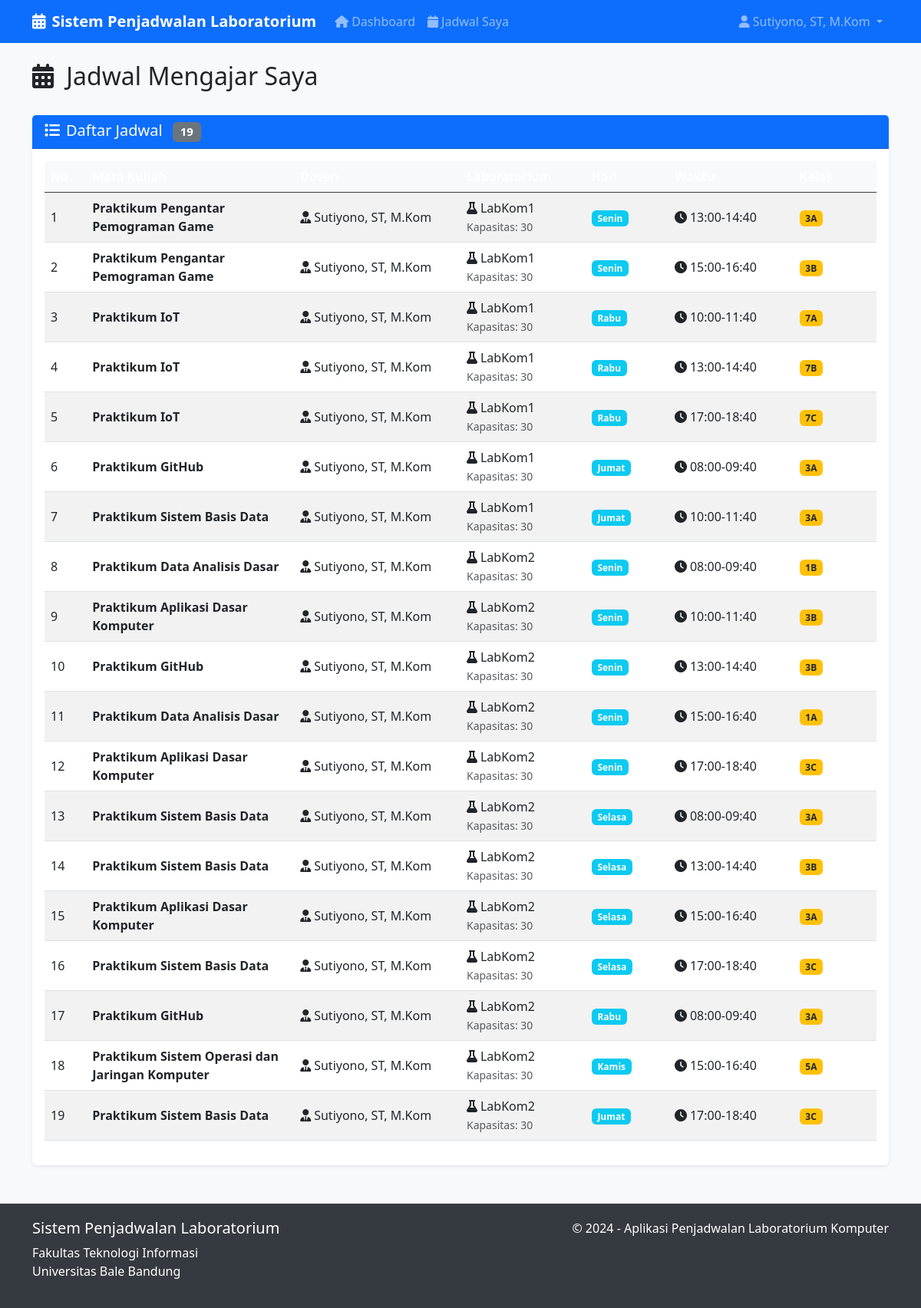
The page /schedules (signed in) on the database its author committed.
### app.py (models this page shows)
class User(db.Model):
    id = db.Column(db.Integer, primary_key=True)
    username = db.Column(db.String(80), unique=True, nullable=False)
    password = db.Column(db.String(120), nullable=False)
    role = db.Column(db.String(20), nullable=False)  # admin, staff, lecturer
    full_name = db.Column(db.String(100), nullable=False)
    schedules = db.relationship('Schedule', backref='lecturer', lazy=True)

class Schedule(db.Model):
    id = db.Column(db.Integer, primary_key=True)
    course_id = db.Column(db.Integer, db.ForeignKey('course.id'), nullable=False)
    lecturer_id = db.Column(db.Integer, db.ForeignKey('user.id'), nullable=False)
    lab_id = db.Column(db.Integer, db.ForeignKey('lab.id'), nullable=False)
    day = db.Column(db.String(10), nullable=False)  # Senin, Selasa, etc.
    time_slot = db.Column(db.String(20), nullable=False)  # 08:00-10:00, etc.
    class_name = db.Column(db.String(5), nullable=False)  # A, B, C
    created_at = db.Column(db.DateTime, default=datetime.utcnow)

class Course(db.Model):
    id = db.Column(db.Integer, primary_key=True)
    code = db.Column(db.String(20), unique=True, nullable=False)
    course_name = db.Column(db.String(100), nullable=False)
    semester = db.Column(db.Integer, nullable=False)  # 1-8
    sks = db.Column(db.Integer, nullable=False)  # 1-4
    schedules = db.relationship('Schedule', backref='course', lazy=True)

class Lab(db.Model):
    id = db.Column(db.Integer, primary_key=True)
    lab_name = db.Column(db.String(50), nullable=False)
    capacity = db.Column(db.Integer, nullable=False)
    schedules = db.relationship('Schedule', backref='laboratory', lazy=True)

### app.py (the view)
@app.route('/schedules')
def schedules():
    if 'user_id' not in session:
        return redirect(url_for('login'))
    user = User.query.get(session['user_id'])
    query = Schedule.query
    if user.role == 'lecturer':
        query = query.filter_by(lecturer_id=user.id)
    lab_id = request.args.get('lab_id')
    day = request.args.get('day')
    semester = request.args.get('semester')
    class_name = request.args.get('class_name')
    if lab_id:
        query = query.filter_by(lab_id=lab_id)
    if day:
        query = query.filter_by(day=day)
    if class_name:
        query = query.filter_by(class_name=class_name)
    if semester:
        query = query.join(Course).filter(Course.semester == semester)
    schedules = query.all()
    return render_template('schedules.html', schedules=schedules, user=user, labs=Lab.query.all())

### templates/schedules.html (shortened to what this page needs)
{% extends "base.html" %}
{% block content %}
<div class="row">
    <div class="col-12">
        <div class="d-flex justify-content-between align-items-center mb-4">
            <h2>
                <i class="fas fa-calendar-alt me-2"></i>
                {% if user.role == 'lecturer' %}Jadwal Mengajar Saya{% else %}Manajemen Jadwal{% endif %}
            </h2>
        </div>
    </div>
</div>
<div class="row">
    <div class="col-12">
        <div class="card">
            <div class="card-header">
                <h5 class="mb-0">
                    <i class="fas fa-list me-2"></i>Daftar Jadwal
                    {% if schedules %}
                    <span class="badge bg-secondary ms-2">{{ schedules|length }}</span>
                    {% endif %}
                </h5>
            </div>
            <div class="card-body">
                {% if schedules %}
                <div class="table-responsive">
                    <table class="table table-striped table-hover align-middle">
                        <thead class="table-dark">
                            <tr>
                                <th style="width: 5%">No</th>
                                <th style="width: 25%">Mata Kuliah</th>
                                <th style="width: 20%">Dosen</th>
                                <th style="width: 15%">Laboratorium</th>
                                <th style="width: 10%">Hari</th>
                                <th style="width: 15%">Waktu</th>
                                <th style="width: 10%">Kelas</th>
                            </tr>
                        </thead>
                        <tbody>
                            {% for schedule in schedules %}
                            <tr>
                                <td>{{ loop.index }}</td>
                                <td>
                                    <strong>{{ schedule.course.course_name }}</strong>
                                </td>
                                <td>
                                    <i class="fas fa-user-tie me-1"></i>{{ schedule.lecturer.full_name }}
                                </td>
                                <td>
                                    <i class="fas fa-flask me-1"></i>{{ schedule.laboratory.lab_name }}
                                    <br><small class="text-muted">Kapasitas: {{ schedule.laboratory.capacity }}</small>
                                </td>
                                <td>
                                    <span class="badge bg-info">{{ schedule.day }}</span>
                                </td>
                                <td>
                                    <i class="fas fa-clock me-1"></i>{{ schedule.time_slot }}
                                </td>
                                <td>
                                    <span class="badge bg-warning text-dark">{{ schedule.course.semester }}{{
                                        schedule.class_name }}</span>
                                </td>
                            </tr>
                            {% endfor %}
                        </tbody>
                    </table>
                </div>
                {% endif %}
            </div>
        </div>
    </div>
</div>
{% endblock %}

### templates/base.html (shortened to what this page needs)
<!DOCTYPE html>
<html lang="id">
<head>
    <link href="https://cdn.jsdelivr.net/npm/bootstrap@5.3.0/dist/css/bootstrap.min.css" rel="stylesheet">
    <link href="https://cdnjs.cloudflare.com/ajax/libs/font-awesome/6.0.0/css/all.min.css" rel="stylesheet">
</head>
<body>
    <nav class="navbar navbar-expand-lg navbar-dark bg-primary">
        <div class="container">
            <a class="navbar-brand" href="{{ url_for('dashboard') }}">
                <i class="fas fa-calendar-alt me-2"></i>Sistem Penjadwalan Laboratorium
            </a>
            {% if session.user_id %}
            <div class="collapse navbar-collapse" id="navbarNav">
                <ul class="navbar-nav me-auto">
                    <li class="nav-item">
                        <a class="nav-link" href="{{ url_for('dashboard') }}">
                            <i class="fas fa-home me-1"></i>Dashboard
                        </a>
                    </li>
                    {% if session.role == 'lecturer' %}
                    <li class="nav-item">
                        <a class="nav-link" href="{{ url_for('schedules') }}">
                            <i class="fas fa-calendar me-1"></i>Jadwal Saya
                        </a>
                    </li>
                    {% endif %}
                </ul>
                <ul class="navbar-nav">
                    <li class="nav-item dropdown">
                        <a class="nav-link dropdown-toggle" href="#" role="button" data-bs-toggle="dropdown">
                            <i class="fas fa-user me-1"></i>{{ session.full_name }}
                        </a>
                    </li>
                </ul>
            </div>
            {% endif %}
        </div>
    </nav>
    <div class="container mt-4">
        {% block content %}{% endblock %}
    </div>
    <footer class="footer">
        <div class="container">
            <div class="row">
                <div class="col-md-6">
                    <h5>Sistem Penjadwalan Laboratorium</h5>
                    <p>Fakultas Teknologi Informasi<br>Universitas Bale Bandung</p>
                </div>
                <div class="col-md-6 text-md-end">
                    <p>&copy; 2024 - Aplikasi Penjadwalan Laboratorium Komputer</p>
                </div>
            </div>
        </div>
    </footer>
</body>
</html>

### templates/base.html (style rules this page uses)
body { background-color: #f8f9fa; }
.navbar-brand { font-weight: bold; }
.card { box-shadow: 0 0.125rem 0.25rem rgba(0, 0, 0, 0.075); border: none; }
.card-header { background-color: #0d6efd; color: white; font-weight: 600; }
.table th { background-color: #f8f9fa; border-top: none; }
.footer { background-color: #343a40; color: white; padding: 20px 0; margin-top: 50px; }

### rows shown on the page
User: full_name "Sutiyono, ST, M.Kom"
Schedule: course.course_name "Praktikum Pengantar Pemograman Game", lecturer.full_name "Sutiyono, ST, M.Kom", laboratory.lab_name "LabKom1", laboratory.capacity "30", day "Senin", time_slot "13:00-14:40", course.semester "3", class_name "A"
Schedule: course.course_name "Praktikum Pengantar Pemograman Game", lecturer.full_name "Sutiyono, ST, M.Kom", laboratory.lab_name "LabKom1", laboratory.capacity "30", day "Senin", time_slot "15:00-16:40", course.semester "3", class_name "B"
Schedule: course.course_name "Praktikum IoT", lecturer.full_name "Sutiyono, ST, M.Kom", laboratory.lab_name "LabKom1", laboratory.capacity "30", day "Rabu", time_slot "10:00-11:40", course.semester "7", class_name "A"
Schedule: course.course_name "Praktikum IoT", lecturer.full_name "Sutiyono, ST, M.Kom", laboratory.lab_name "LabKom1", laboratory.capacity "30", day "Rabu", time_slot "13:00-14:40", course.semester "7", class_name "B"
Schedule: course.course_name "Praktikum IoT", lecturer.full_name "Sutiyono, ST, M.Kom", laboratory.lab_name "LabKom1", laboratory.capacity "30", day "Rabu", time_slot "17:00-18:40", course.semester "7", class_name "C"
Schedule: course.course_name "Praktikum GitHub", lecturer.full_name "Sutiyono, ST, M.Kom", laboratory.lab_name "LabKom1", laboratory.capacity "30", day "Jumat", time_slot "08:00-09:40", course.semester "3", class_name "A"
Schedule: course.course_name "Praktikum Sistem Basis Data", lecturer.full_name "Sutiyono, ST, M.Kom", laboratory.lab_name "LabKom1", laboratory.capacity "30", day "Jumat", time_slot "10:00-11:40", course.semester "3", class_name "A"
Schedule: course.course_name "Praktikum Data Analisis Dasar", lecturer.full_name "Sutiyono, ST, M.Kom", laboratory.lab_name "LabKom2", laboratory.capacity "30", day "Senin", time_slot "08:00-09:40", course.semester "1", class_name "B"
Schedule: course.course_name "Praktikum Aplikasi Dasar Komputer", lecturer.full_name "Sutiyono, ST, M.Kom", laboratory.lab_name "LabKom2", laboratory.capacity "30", day "Senin", time_slot "10:00-11:40", course.semester "3", class_name "B"
Schedule: course.course_name "Praktikum GitHub", lecturer.full_name "Sutiyono, ST, M.Kom", laboratory.lab_name "LabKom2", laboratory.capacity "30", day "Senin", time_slot "13:00-14:40", course.semester "3", class_name "B"
Schedule: course.course_name "Praktikum Data Analisis Dasar", lecturer.full_name "Sutiyono, ST, M.Kom", laboratory.lab_name "LabKom2", laboratory.capacity "30", day "Senin", time_slot "15:00-16:40", course.semester "1", class_name "A"
Schedule: course.course_name "Praktikum Aplikasi Dasar Komputer", lecturer.full_name "Sutiyono, ST, M.Kom", laboratory.lab_name "LabKom2", laboratory.capacity "30", day "Senin", time_slot "17:00-18:40", course.semester "3", class_name "C"
Schedule: course.course_name "Praktikum Sistem Basis Data", lecturer.full_name "Sutiyono, ST, M.Kom", laboratory.lab_name "LabKom2", laboratory.capacity "30", day "Selasa", time_slot "08:00-09:40", course.semester "3", class_name "A"
Schedule: course.course_name "Praktikum Sistem Basis Data", lecturer.full_name "Sutiyono, ST, M.Kom", laboratory.lab_name "LabKom2", laboratory.capacity "30", day "Selasa", time_slot "13:00-14:40", course.semester "3", class_name "B"
Schedule: course.course_name "Praktikum Aplikasi Dasar Komputer", lecturer.full_name "Sutiyono, ST, M.Kom", laboratory.lab_name "LabKom2", laboratory.capacity "30", day "Selasa", time_slot "15:00-16:40", course.semester "3", class_name "A"
Schedule: course.course_name "Praktikum Sistem Basis Data", lecturer.full_name "Sutiyono, ST, M.Kom", laboratory.lab_name "LabKom2", laboratory.capacity "30", day "Selasa", time_slot "17:00-18:40", course.semester "3", class_name "C"
Schedule: course.course_name "Praktikum GitHub", lecturer.full_name "Sutiyono, ST, M.Kom", laboratory.lab_name "LabKom2", laboratory.capacity "30", day "Rabu", time_slot "08:00-09:40", course.semester "3", class_name "A"
Schedule: course.course_name "Praktikum Sistem Operasi dan Jaringan Komputer", lecturer.full_name "Sutiyono, ST, M.Kom", laboratory.lab_name "LabKom2", laboratory.capacity "30", day "Kamis", time_slot "15:00-16:40", course.semester "5", class_name "A"
Schedule: course.course_name "Praktikum Sistem Basis Data", lecturer.full_name "Sutiyono, ST, M.Kom", laboratory.lab_name "LabKom2", laboratory.capacity "30", day "Jumat", time_slot "17:00-18:40", course.semester "3", class_name "C"

### other values the page prints
{{ schedules|length }} "19"
